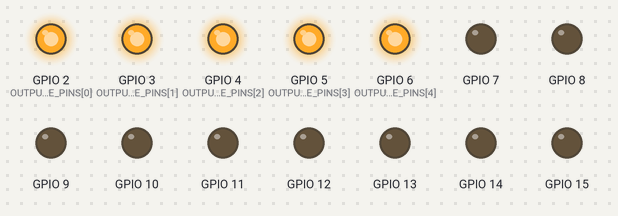
Recording of a program running on a simulated Raspberry Pi (BCM pin numbers). Parts: output pins drawn as LEDs (lit = HIGH). Files the program writes start out absent; what the program prints to the terminal is not drawn. At 0.0 s the program stops and its outputs stay as they are.

Above: at 0.1 s.
Timing chart, 0 to 1.5 s (numbered marks = the images above):
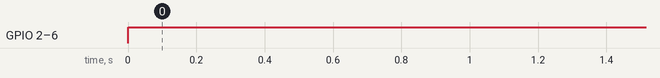

The program:

emergency_stop.py
```python
"""
Emergency Stop Function
=======================

Critical safety function for Raspberry Pi that immediately disables all outputs and disarms the system.

Features:
- Immediate output disabling
- System disarming
- GPIO pin safety state setting
- State persistence to file
- Emergency shutdown protocol
- Hardware safety interlock

Author: Michael Lyman
Version: 1.0.0
License: MIT
"""

import RPi.GPIO as GPIO
import sys
import json

# GPIO Pin Definitions (BCM numbering)
OUTPUT_ENABLE_PINS = [2, 3, 4, 5, 6]
SERIAL_CLEAR_PINS = [13, 16, 19, 20, 26]
DATA_PINS = [7, 8, 12, 14, 15]
SCLK_PINS = [17, 18, 22, 23, 27]
RCLK_PINS = [9, 10, 11, 24, 25]
ARM_PIN = 21

# State file location
STATE_FILE = "/tmp/gpio_state.json"

def save_state():
    """Save safe state to file"""
    try:
        state = {
            "outputs_enabled": False,
            "armed": False,
            "pin_states": {
                "output_enable": [True] * 5,  # HIGH = disabled
                "serial_clear": [False] * 5,  # LOW = disabled
                "data": [False] * 5,
                "serial_clock": [False] * 5,
                "register_clock": [False] * 5,
                "arm": False
            }
        }

        with open(STATE_FILE, 'w') as f:
            json.dump(state, f)
    except Exception as e:
        pass  # Don't fail if we can't write state file

def emergency_stop():
    """Immediately set all pins to safe state"""
    try:
        GPIO.setmode(GPIO.BCM)
        GPIO.setwarnings(False)

        # Disable outputs (OE HIGH - active LOW)
        for pin in OUTPUT_ENABLE_PINS:
            GPIO.setup(pin, GPIO.OUT)
            GPIO.output(pin, GPIO.HIGH)

        # Clear shift registers (SRCLR LOW - active HIGH)
        for pin in SERIAL_CLEAR_PINS:
            GPIO.setup(pin, GPIO.OUT)
            GPIO.output(pin, GPIO.LOW)

        # Set all data/clock pins LOW
        for pin in DATA_PINS + SCLK_PINS + RCLK_PINS:
            GPIO.setup(pin, GPIO.OUT)
            GPIO.output(pin, GPIO.LOW)

        # Disarm (ARM LOW)
        GPIO.setup(ARM_PIN, GPIO.OUT)
        GPIO.output(ARM_PIN, GPIO.LOW)

        # Save state
        save_state()

        return {
            "status": "success",
            "message": "Emergency stop executed - all outputs disabled and disarmed"
        }

    except Exception as e:
        return {
            "status": "error",
            "message": f"Emergency stop failed: {str(e)}"
        }

def main():
    result = emergency_stop()
    print(json.dumps(result))
    sys.exit(0 if result["status"] == "success" else 1)

if __name__ == "__main__":
    main()
```

Measured:
- by itself, GPIO 2 (OUTPUT_ENABLE_PINS[0]), GPIO 3 (OUTPUT_ENABLE_PINS[1]), GPIO 4 (OUTPUT_ENABLE_PINS[2]), GPIO 5 (OUTPUT_ENABLE_PINS[3]), GPIO 6 (OUTPUT_ENABLE_PINS[4]): LOW → HIGH at 0.00 s
